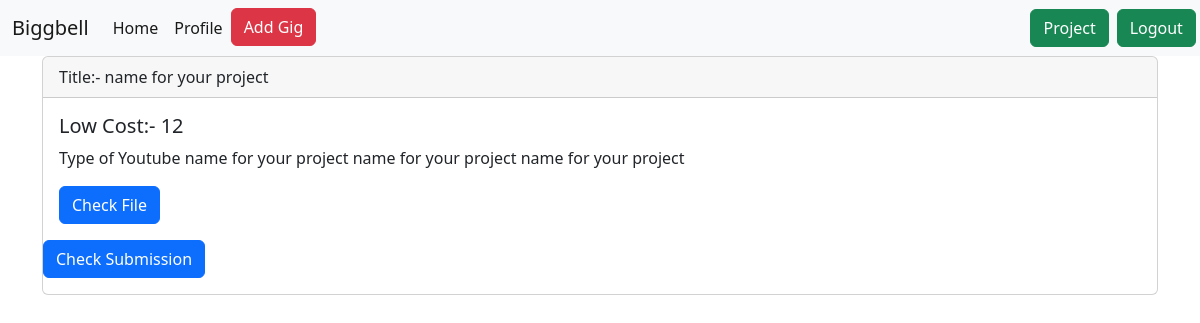
Screenshot of /project-details/3/ (signed in) with the database file from the repository.
### brands/models.py (models this page shows)
class Project(models.Model):
    project_brand = models.ForeignKey(to=Brand, on_delete=models.CASCADE , related_name='project')
    project_name = models.CharField(max_length=350)
    detail_about_project = models.TextField()
    total_cost = models.BigIntegerField()
    project_file = models.FileField(upload_to='project_file')
    payment_id =models.CharField(max_length=150,blank=True)
    paid = models.BooleanField(default=False)
    def get_creator(self):
        pro = Project.objects.get(id=self.id)
        return Project_Approval.objects.filter(project=pro)

### brands/views.py (the view)
# urls.py: path('project-details/<int:id>/', project_details,name='project_details'),
@login_required(login_url='login_user')
def project_details(request,id):
    context = {}
    context['projects'] = Project.objects.get(id=id)
    return render(request,'brands/project_details.html',context)

### userauth/models.py (called while the page is built)
    def __str__(self):
        return self.email

    def __str__(self):
        return "{}".format(self.person)

### brands/templates/brands/project_details.html (shortened to what this page needs)
{% extends 'brands/base.html' %}
{% load static %}
{% block main_contains %}
    {% include 'brands/navbar.html' %}
    <div class="container">
        <div class="card">
            {% if projects %}
                    <div class="card-header">
                        Title:- {{projects.project_name}}
                    </div>
                    <div class="card-body">
                        <h5 class="card-title">Low Cost:- {{projects.total_cost}}</h5>
                        <p class="card-text">Type of Youtube {{projects.detail_about_project}}</p>
                        <a href="{{projects.project_file.url}}" class="btn btn-primary">Check File</a>
                    </div>
                    <p>
                        <a class="btn btn-primary" data-bs-toggle="collapse" href="#collapseExample" role="button" aria-expanded="false" aria-controls="collapseExample">
                          Check Submission
                        </a>
                      </p>
            {% else %}
                    <h2 style="margin-left:45%">No Data</h2>
            {% endif %}
        </div>
    </div>
{% endblock main_contains %}

### brands/templates/brands/base.html (style rules this page uses)
* { margin:0%; padding:0%; }

### rows the page displays
Project: project_name "name for your project", total_cost "12", detail_about_project "name for your project name for your project name for your project"
